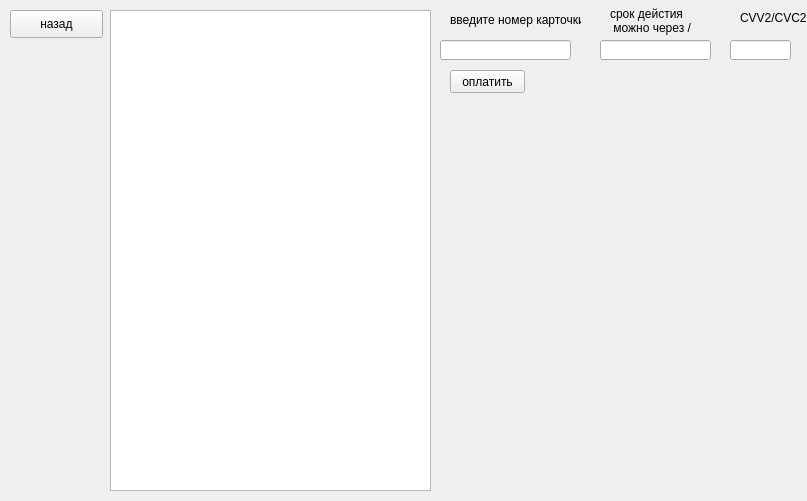
<?xml version="1.0" encoding="UTF-8"?>
<ui version="4.0">
 <class>oplata</class>
 <widget class="QWidget" name="oplata">
  <property name="geometry">
   <rect>
    <x>0</x>
    <y>0</y>
    <width>807</width>
    <height>501</height>
   </rect>
  </property>
  <property name="windowTitle">
   <string>Form</string>
  </property>
  <widget class="QPushButton" name="close_widget">
   <property name="geometry">
    <rect>
     <x>10</x>
     <y>10</y>
     <width>93</width>
     <height>28</height>
    </rect>
   </property>
   <property name="text">
    <string>назад</string>
   </property>
  </widget>
  <widget class="QTextBrowser" name="textBrowser">
   <property name="geometry">
    <rect>
     <x>110</x>
     <y>10</y>
     <width>321</width>
     <height>481</height>
    </rect>
   </property>
  </widget>
  <widget class="QPushButton" name="pushButton">
   <property name="geometry">
    <rect>
     <x>450</x>
     <y>70</y>
     <width>75</width>
     <height>23</height>
    </rect>
   </property>
   <property name="text">
    <string>оплатить</string>
   </property>
  </widget>
  <widget class="QLineEdit" name="card_data">
   <property name="geometry">
    <rect>
     <x>440</x>
     <y>40</y>
     <width>131</width>
     <height>20</height>
    </rect>
   </property>
  </widget>
  <widget class="QLabel" name="label">
   <property name="geometry">
    <rect>
     <x>450</x>
     <y>10</y>
     <width>131</width>
     <height>20</height>
    </rect>
   </property>
   <property name="text">
    <string>введите номер карточки</string>
   </property>
  </widget>
  <widget class="QLabel" name="errorLabel">
   <property name="geometry">
    <rect>
     <x>450</x>
     <y>100</y>
     <width>341</width>
     <height>21</height>
    </rect>
   </property>
   <property name="text">
    <string/>
   </property>
  </widget>
  <widget class="QLabel" name="label_2">
   <property name="geometry">
    <rect>
     <x>610</x>
     <y>5</y>
     <width>91</width>
     <height>31</height>
    </rect>
   </property>
   <property name="text">
    <string>срок дейстия
 можно через /</string>
   </property>
  </widget>
  <widget class="QLineEdit" name="srok_data">
   <property name="geometry">
    <rect>
     <x>600</x>
     <y>40</y>
     <width>111</width>
     <height>20</height>
    </rect>
   </property>
  </widget>
  <widget class="QLabel" name="label_3">
   <property name="geometry">
    <rect>
     <x>740</x>
     <y>10</y>
     <width>71</width>
     <height>16</height>
    </rect>
   </property>
   <property name="text">
    <string>CVV2/CVC2</string>
   </property>
  </widget>
  <widget class="QLineEdit" name="kod_data">
   <property name="geometry">
    <rect>
     <x>730</x>
     <y>40</y>
     <width>61</width>
     <height>20</height>
    </rect>
   </property>
  </widget>
 </widget>
 <resources/>
 <connections/>
</ui>
